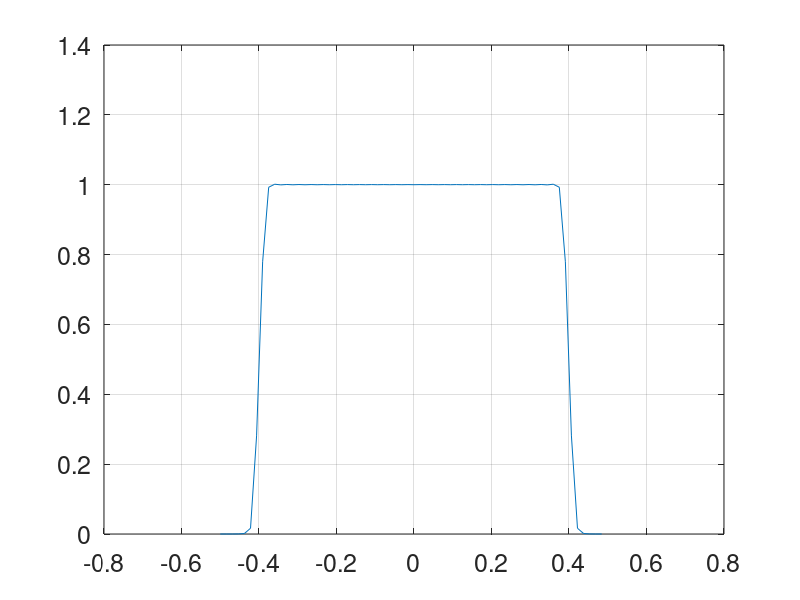

The MATLAB source for this figure: (Note: this script raises an error after producing the figure.)
% Exercise 24

% Given x as a cosine wave sampled at Fs = 8KHz, duration 1 second, 
% amplitude 1.5, frequency 1.1KHz, phase 45 deg.
% Compute y as x filtered with a low-pass filter 
% with normalized cut-off frequency of 0.4 and 64 samples
% Apply a Hanning window to select the first 512 samples of y
% Plot the magnitude of the DFT of the windowed y versus frequency in Hz.
% If you change the cut-off frequency to 0.05, 
% what do you expect to see in the spectrum of y?

close all
clearvars
clc

%% parameters

A = 1.25;
f0 = 1.1e3;
Fs = 8e3;
duration = 1;
time = 0:1/Fs:duration;
% convert the phase in radians
phase = 45*pi/180;
% signal
x = A*cos(2*pi*f0*time + phase);

%% Compute y as x filtered with a low-pass filter with normalized cut-off frequecy of 0.4 and 64 samples

N_filter = 64;
cutoff = 0.4;   
% NB: to obtain the cutoff of the filter for MATLAB, multiply by 2
cutoff_filter = cutoff * 2;

% create the FIR filter
h = fir1(N_filter -1, cutoff_filter);

% filtered signal
y = filter(h, 1, x);

%% frequency response of the filter vs normalized frequencies [-0.5, 0.5)

[H, omega] = freqz(h, 1, N_filter, 'whole');
figure, plot(omega/(2*pi) - 0.5, fftshift(abs(H)));
grid;
set(gca, 'fontsize', 18);

% % you can also define the frequency axis in this way:
% freq_axis = 0:1/N_filter: 1 - 1/N_filter;
% freq_axis = freq_axis - 0.5; 

%% apply a hanning window to select the first 512 samples of y

Nw = 512;
w = hann(Nw);
% or: window(@hann, Nw) 
% For details, see https://it.mathworks.com/help/signal/ref/window.html

y_w = y(1:Nw) .* w';

%% try analyzing the behaviour of different windows:

w1 = rectwin(64);
w2 = bartlett(64);
w3 = hamming(64);
w4 = blackman(64);

% open the window tool:
wvtool(w1, w2, w3, w4)
% notice that "close all" does not work in closing this figure

%% Plot the amplitude of the DFT of the windowed y vs Hz, from 0 (included) to Fs (not-included)

Yw = fft(y_w);

% define the frequency axis
freq_axis = 0:Fs/Nw:Fs - Fs/Nw;
freq_axis = freq_axis - Fs/2;
figure;
plot(freq_axis, fftshift(abs(Yw)));
grid;
set(gca, 'fontsize', 18);

%% try changing the cut-off to 0.05

